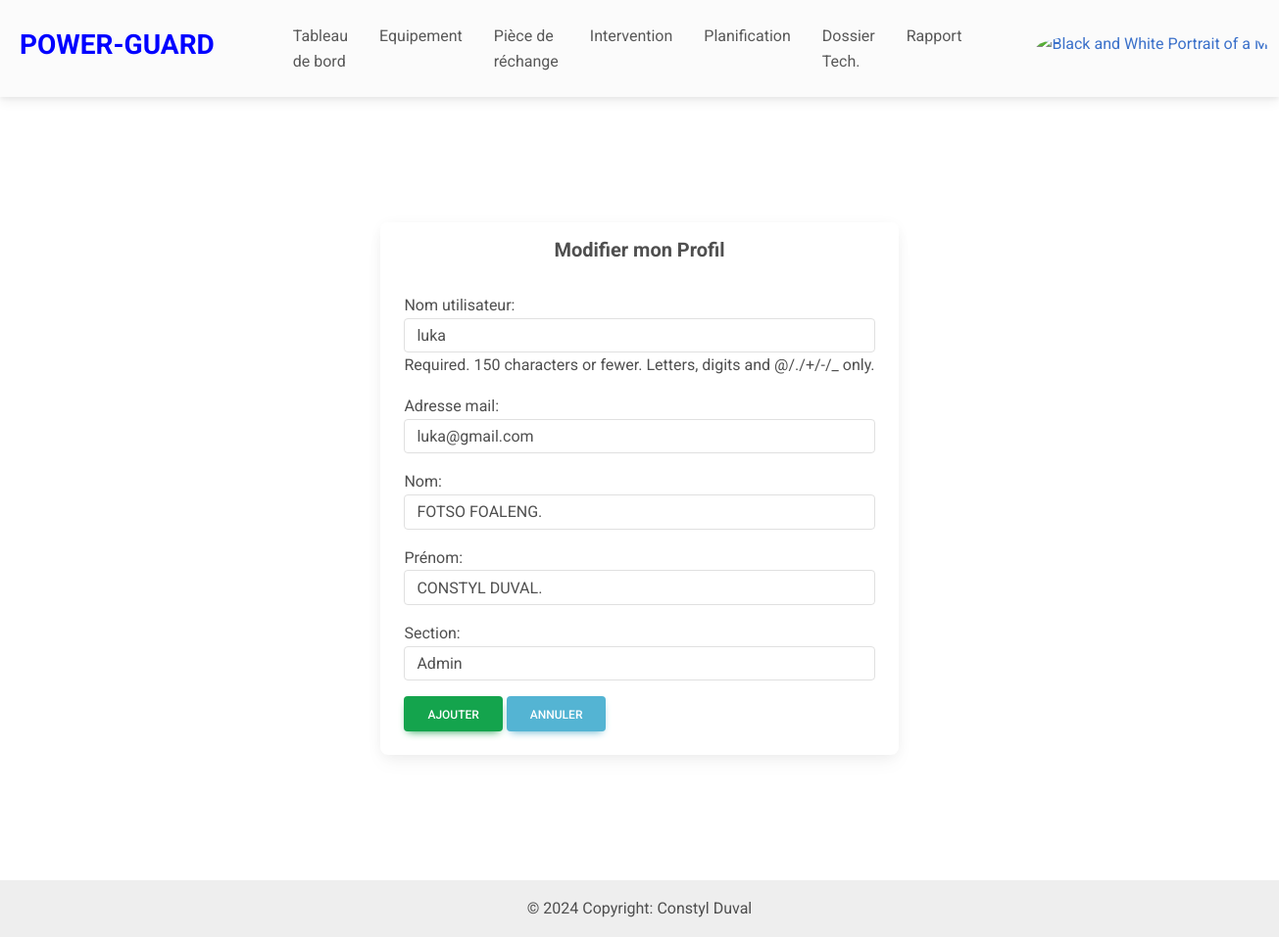
The page /mise-a-jour-profile/ (signed in) on the database its author committed.
### eneo_pages/models.py (models this page shows, shortened)
class User(AbstractUser, PermissionsMixin):
    class Section(models.TextChoices):
        ADMIN = "ADMIN", 'Admin'
        DISJONCTEUR = "DISJONCTEUR", 'Disjoncteur'
        TRANSFORMATEUR = "TRANSFORMATEUR", 'Transformateur'
    section = models.CharField(max_length=50, choices=Section.choices, default=Section.ADMIN)
    objects = UserManager()

### eneo_pages/views.py (the view)
# urls.py: path('mise-a-jour-profile/', views.update_profile, name='update_profile'),
@login_required
def update_profile(request):
    if request.method == 'POST':
        form = UserProfileUpdateForm(request.POST, instance=request.user)
        if form.is_valid():
            username = form.cleaned_data.get('username')
            email = form.cleaned_data.get('email')
            if User.objects.filter(username=username).exclude(pk=request.user.pk).exists():
                messages.error(request, 'Ce nom d\'utilisateur est déjà pris.')
                return render(request, 'auth/update_profile.html', {'form': form})
            if User.objects.filter(email=email).exclude(pk=request.user.pk).exists():
                messages.error(request, 'Cette adresse email est déjà utilisée.')
                return render(request, 'auth/update_profile.html', {'form': form})
            form.save()
            messages.success(request, 'Votre profil a été mis à jour avec succès.')
            return redirect('profile')
    else:
        form = UserProfileUpdateForm(instance=request.user)
    return render(request, 'auth/update_profile.html', {'form': form})

### eneo_pages/forms.py
class UserProfileUpdateForm(forms.ModelForm):
    class Meta:
        model = User
        fields = ['username', 'email', 'first_name', 'last_name', 'section']
        labels = {
            'username': 'Nom utilisateur',
            'email': 'Adresse mail',
            'first_name': 'Nom',
            'last_name': 'Prénom',
            'section': 'Section',
        }
        widgets = {
            'username': forms.TextInput(attrs={'class': 'form-control'}),
            'email': forms.EmailInput(attrs={'class': 'form-control'}),
            'first_name': forms.TextInput(attrs={'class': 'form-control'}),
            'last_name': forms.TextInput(attrs={'class': 'form-control'}),
            'section': forms.Select(attrs={'class': 'form-control'}),
        }

### eneo_pages/context_processor.py (called while the page is built)
def piece_rechange(request):
    return{'piece_rechange': Session(request)}

### eneo_pages/templates/auth/update_profile.html (shortened to what this page needs)
{% extends "../base/base.html" %}
{% block body %}
<div class="container vh-100 d-flex align-items-center justify-content-center">
    <div>
        <div class="card">
            <h5 class="card-title text-center fw-bold mt-3">Modifier mon Profil</h5>
            <div class="card-body">
                <form id="form" action="{% url 'update_profile' %}" enctype="multipart/form-data"  method="post">
                    {{ form.as_p }}
                    <button type="submit" class="btn btn-success">Ajouter</button>
                    <button type="button" data-bs-dismiss="modal" class="btn btn-info">Annuler</button>
                </form>
            </div>
        </div>
    </div>
</div>
{% endblock %}

### eneo_pages/templates/base/base.html (style rules this page uses)
.card { transition: transform 0.3s; }

### rows shown on the page
User: username "luka", email "luka@gmail.com", first_name "FOTSO FOALENG.", last_name "CONSTYL DUVAL.", section "Admin"
